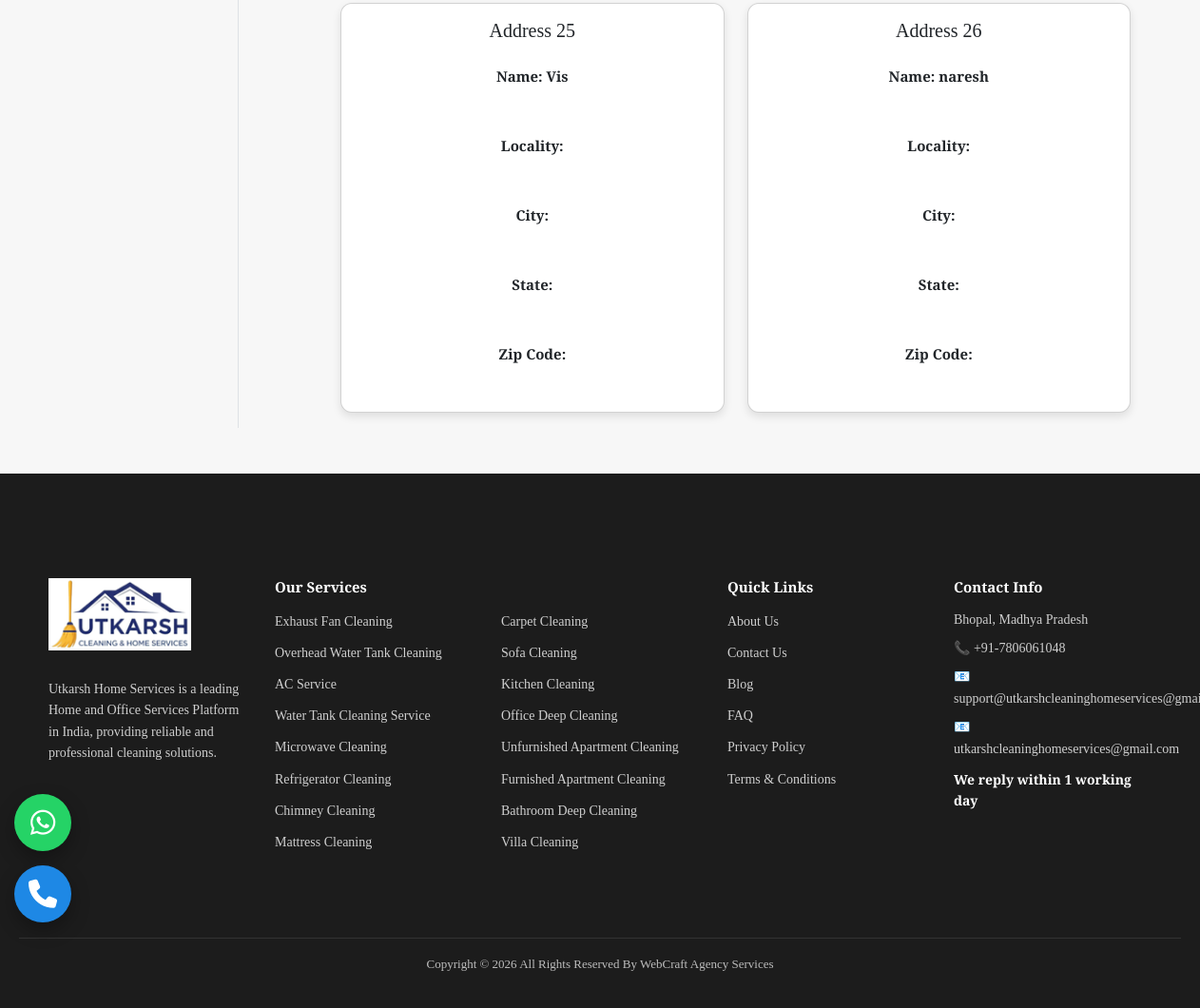
Before: /address/ (lower part) with the older database file.
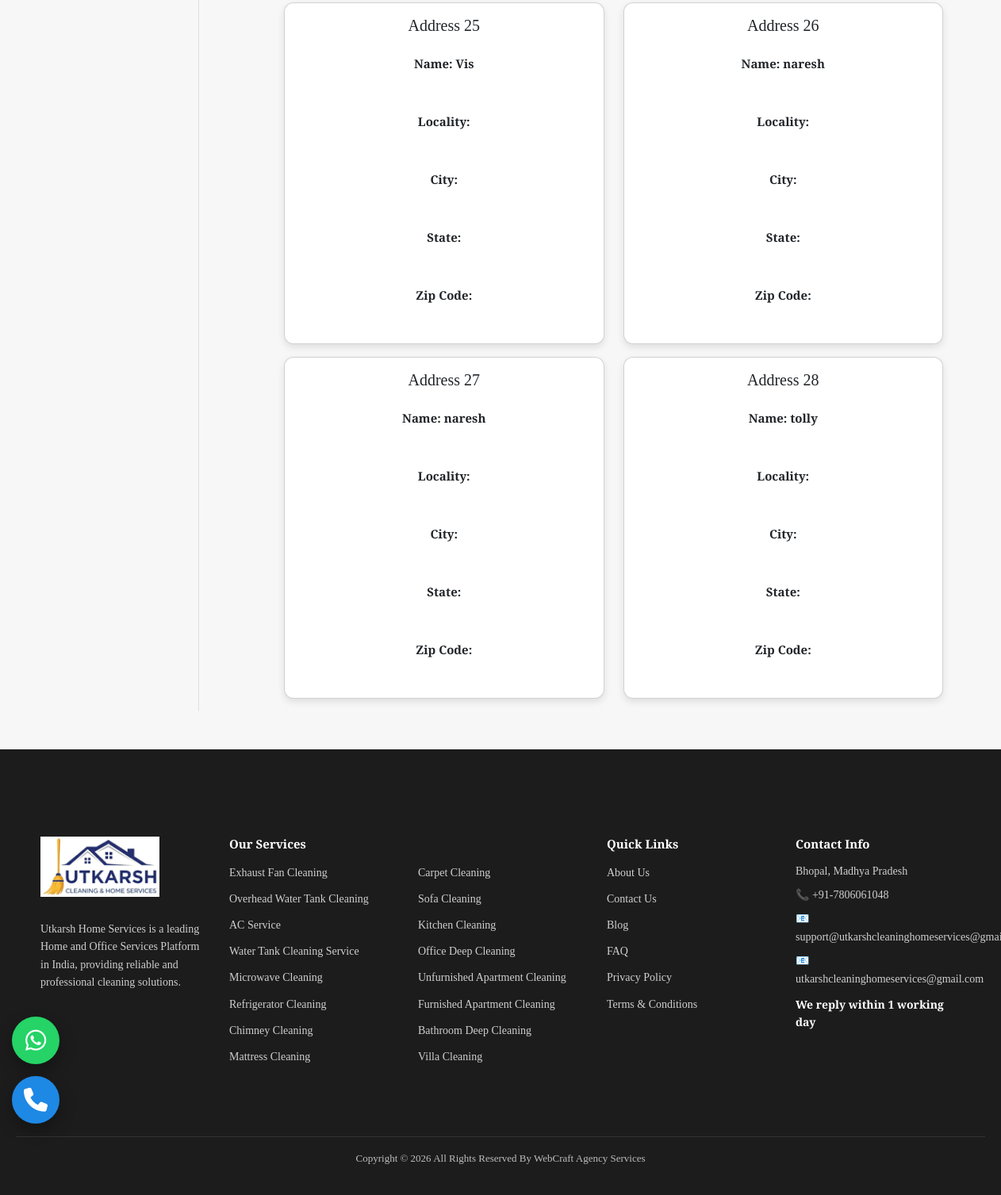
After: the same page with the newer database file.
### app/models.py (models this page shows, shortened)
class Customer(models.Model):
    name = models.CharField(max_length=100)
    mobile = models.CharField(max_length=15)
    address = models.TextField()
    created_at = models.DateTimeField(auto_now_add=True)

### app/views.py (the view)
# urls.py: path('address/', views.address, name='address'),
def address(request):
    totalitem = 0
    if request.session.session_key:
        totalitem = Cart.objects.filter(
            session_key=request.session.session_key
        ).count()
    add = Customer.objects.all()
    return render(
        request,
        'app/address.html',
        {'add': add, 'active': 'btn-primary', 'totalitem': totalitem}
    )

### app/context_processors.py (called while the page is built)
def cart_count(request):
    count = 0
    if request.session.session_key:
        count = Cart.objects.filter(
            session_key=request.session.session_key
        ).count()
    return {'cart_count': count}

def all_services(request):
    services = Product.objects.all()   # 🔥 TEMP: filter hata do
    return {'all_services': services}

### app/templates/app/address.html (shortened to what this page needs)
{% extends 'app/base.html' %}
{% load static %}
{% block main-content %}
<div class="container my-5">
  <div class="row">
    <div class="col-sm-2 border-end">
    </div>
    <div class="col-sm-9 offset-sm-1">
      <div class="row">
        {% for ad in add %}
        <div class="col-sm-6 mb-3">
          <div class="card">
            <div class="card-body">
              <h5>Address {{ forloop.counter }}</h5>
              <p>Name: {{ ad.name }}</p>
              <p>Locality: {{ ad.locality }}</p>
              <p>City: {{ ad.city }}</p>
              <p>State: {{ ad.state }}</p>
              <p>Zip Code: {{ ad.zipcode }}</p>
            </div>
          </div>
        </div>
        {% empty %}
        <p>No address found.</p>
        {% endfor %}
      </div>
    </div>
  </div>
</div>
{% endblock main-content %}

Changed rows visible on the page:
added Customer: name "naresh"
added Customer: name "tolly"
